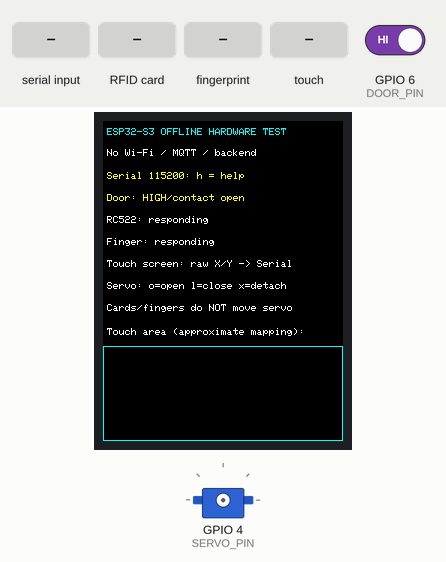
This sketch was run on a simulated ESP32-S3. Parts: 240×320 colour display, servo. The test bench sets the inputs (shaded band); at power-on: GPIO 6 (DOOR_PIN) HIGH. What the sketch prints to the serial monitor is not drawn.

Above: at 1.8 s.
1.9 s: "o\n" received over Serial
At 3.1 s:
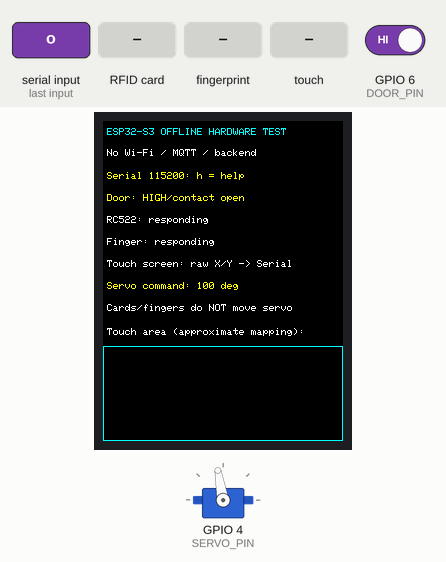
3.4 s: GPIO 6 (DOOR_PIN) driven LOW
At 3.8 s:
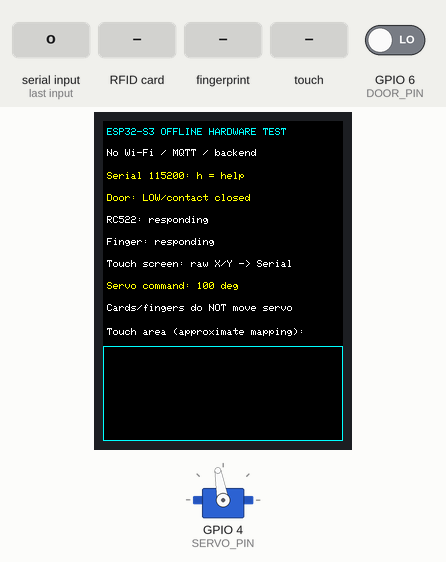
4.9 s: RFID card 5E 7A 19 C4 held to the reader
At 5.9 s:
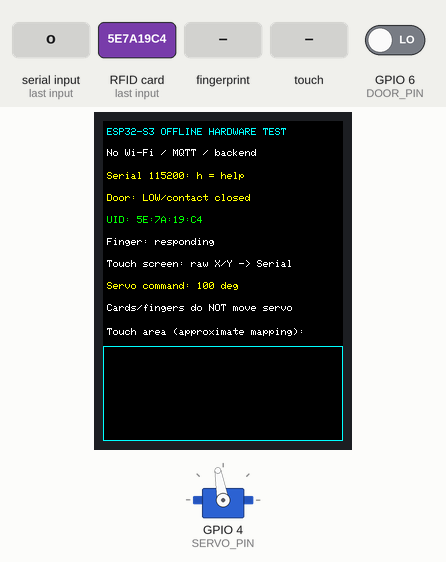
6.4 s: finger stored as number 1 placed on the sensor
At 7.2 s:
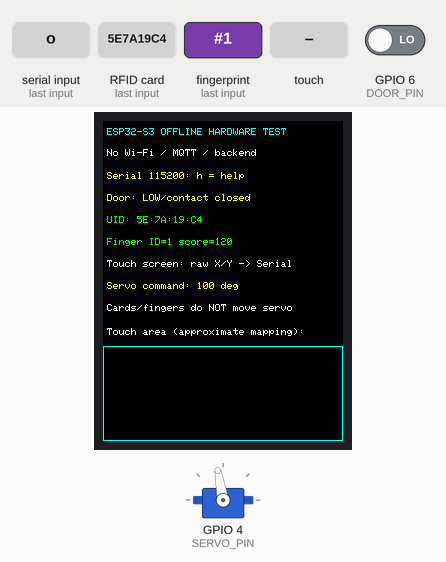
8.3 s: touch panel pressed at 13 % / 10 % of its raw x / y range
At 9.5 s:
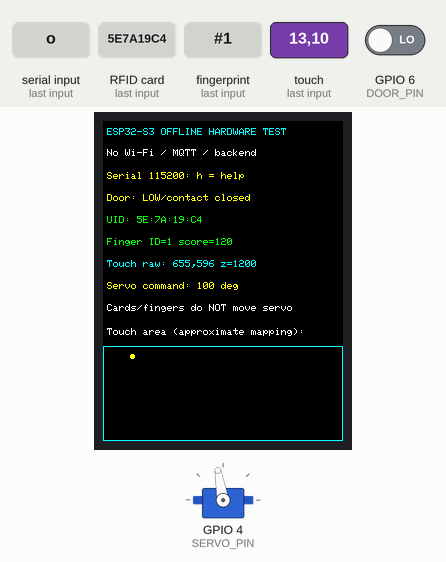
9.8 s: "d\n" received over Serial
At 11.4 s:
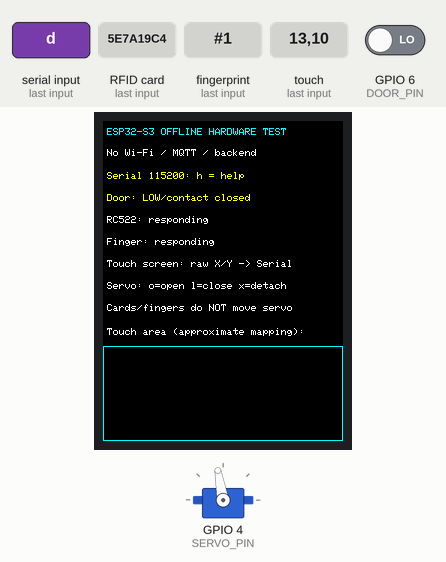
Timing chart, 0 to 12.9 s (numbered marks = the images above; inputs shaded):
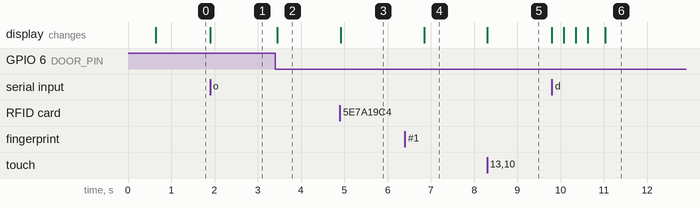

Measured:
- after the input at 1.9 s, the display: changes at once (image 1)
- after the input at 3.4 s, the display: changes after 0.05 s (image 2)
- after the input at 4.9 s, the display: changes at once (image 3)
- after the input at 6.4 s, the display: changes after 0.44 s (image 4)
- after the input at 8.3 s, the display: changes at once (image 5)
- after the input at 9.8 s, the display: first changes at once (image 6 shows a later state)

The sketch:

basic_hardware_test.ino
```cpp
/*
 * Test offline ESP32-S3 N16R8 - pinout: README(4).md (04/11/2026).
 * Arduino IDE: ESP32S3 Dev Module, Flash 16MB, PSRAM OPI,
 * USB CDC On Boot Enabled, Port COM5, Serial Monitor 115200.
 * Libraries: Adafruit GFX, Adafruit ST7735 and ST7789, Adafruit ILI9341
 * (only if LCD_ILI9341=1), XPT2046_Touchscreen, MFRC522,
 * Adafruit Fingerprint Sensor Library, ESP32Servo.
 *
 * Khong can Wi-Fi, MQTT, backend. Khong ghi/xoa mau van tay hay NVS.
 * Servo khong quay luc boot; chi quay khi go o/l. Thu servo khong tai,
 * nguon 5V rieng va chung GND; chinh goc theo co cau truoc khi lap.
 * RFID/van tay chi bao ket qua, khong tu dong mo servo.
 * Touch chi hien toa do raw + diem uoc luong, chua hieu chuan.
 * ST7789 va XPT2046 la gia dinh can xac nhan tren module thuc te.
 * Lenh Serial (khong can newline):
 * h help; s status; d RGB/display test; o servo open; l servo close;
 * x detach servo; r retry RFID/fingerprint; c calibrate door-closed level.
 */
#include <Arduino.h>
#include <SPI.h>
#include <Adafruit_GFX.h>
#ifndef LCD_ILI9341
#define LCD_ILI9341 0
#endif
#if LCD_ILI9341
#include <Adafruit_ILI9341.h>
#else
#include <Adafruit_ST7789.h>
#endif
#include <XPT2046_Touchscreen.h>
#include <MFRC522.h>
#include <Adafruit_Fingerprint.h>
#include <ESP32Servo.h>

constexpr int TFT_CS = 47, TFT_DC = 2, TFT_RST = 1;
constexpr int TOUCH_CS = 48, RFID_CS = 10, RFID_RST = 9;
constexpr int SPI_CLK = 41, SPI_MOSI = 42, SPI_MISO = 21;
constexpr int SERVO_PIN = 4, DOOR_PIN = 6, FP_RX = 17, FP_TX = 18;
constexpr int SERVO_CLOSE = 30, SERVO_OPEN = 100; // Goc thu, can chinh thuc te.
constexpr uint32_t FP_BAUD = 57600; // Doi neu module da cai baud khac.
constexpr uint16_t BLACK = 0x0000, WHITE = 0xffff, CYAN = 0x07ff;
constexpr uint16_t YELLOW = 0xffe0, RED = 0xf800, GREEN = 0x07e0, BLUE = 0x001f;

#if LCD_ILI9341
Adafruit_ILI9341 tft(&SPI, TFT_CS, TFT_DC, TFT_RST);
#else
Adafruit_ST7789 tft(&SPI, TFT_CS, TFT_DC, TFT_RST);
#endif
XPT2046_Touchscreen touch(TOUCH_CS); // Polling, khong can T_IRQ.
MFRC522 rfid(RFID_CS, RFID_RST);
HardwareSerial fpSerial(2);
Adafruit_Fingerprint finger(&fpSerial);
Servo servo;
bool rfidReady = false, fingerReady = false, fingerHeld = false;
bool touchReady = false;
int doorRaw = HIGH, doorStable = HIGH, doorClosedLevel = -1;
uint32_t doorChangedAt = 0, lastTouch = 0, lastRfid = 0, lastFinger = 0;
uint32_t servoMovedAt = 0;
bool servoPulsing = false;

// Tat ca thiet bi dung cung hardware SPI, thu vien quan ly transaction/CS.
void deselectBus() {
  digitalWrite(TFT_CS, HIGH);
  digitalWrite(TOUCH_CS, HIGH);
  digitalWrite(RFID_CS, HIGH);
}

void line(int y, const String &value, uint16_t color = WHITE) {
  tft.fillRect(0, y, 240, 17, BLACK);
  tft.setCursor(4, y + 3);
  tft.setTextSize(1);
  tft.setTextColor(color);
  tft.print(value.substring(0, 38));
}

void showDoor() {
  String state = doorStable == LOW ? "LOW/contact closed" : "HIGH/contact open";
  if (doorClosedLevel >= 0)
    state = doorStable == doorClosedLevel ? "DOOR CLOSED" : "DOOR OPEN";
  line(70, "Door: " + state, YELLOW);
  Serial.printf("[DOOR] GPIO6=%s", doorStable == LOW ? "LOW" : "HIGH");
  if (doorClosedLevel >= 0)
    Serial.print(doorStable == doorClosedLevel ? " -> CLOSED" : " -> OPEN");
  else Serial.print("; chua hieu chuan (dong cua roi go c)");
  Serial.println();
}

void home() {
  tft.fillScreen(BLACK);
  line(4, "ESP32-S3 OFFLINE HARDWARE TEST", CYAN);
  line(25, "No Wi-Fi / MQTT / backend");
  line(48, "Serial 115200: h = help", YELLOW);
  showDoor();
  line(92, rfidReady ? "RC522: responding" : "RC522: NOT detected");
  line(114, fingerReady ? "Finger: responding" : "Finger: NOT detected");
  line(136, "Touch screen: raw X/Y -> Serial");
  line(158, "Servo: o=open l=close x=detach");
  line(180, "Cards/fingers do NOT move servo");
  line(204, "Touch area (approximate mapping):");
  tft.drawRect(0, 225, 240, 95, CYAN);
}

void help() {
  Serial.println("\n=== OFFLINE HARDWARE TEST - COM5 / 115200 ===");
  Serial.println("h: help | s: status | d: RGB/TFT test");
  Serial.println("o: servo open | l: servo close | x: detach servo");
  Serial.println("r: retry RC522 + fingerprint (may wait ~1 second)");
  Serial.println("c: Dong cua/dua nam cham vao vi tri DONG, roi go c");
  Serial.println("RFID: dua the lai gan, xem UID; khong ghi the.");
  Serial.println("Finger: dat ngon tay; chup anh/tim mau da co, khong dang ky/xoa.");
  Serial.println("Touch: cham 4 goc, xem raw X/Y/Z; mapping chua hieu chuan.");
  Serial.println("Servo chi phat PWM 800ms moi lenh, sau do detach.");
}

void status() {
  Serial.printf("[SYSTEM] uptime=%lus, free heap=%u, PSRAM=%u\n",
                millis() / 1000, ESP.getFreeHeap(), ESP.getPsramSize());
  Serial.printf("[MODULES] RC522=%s Finger=%s TouchInit=%s\n",
                rfidReady ? "OK" : "FAIL", fingerReady ? "OK" : "FAIL",
                touchReady ? "OK (can cham de xac nhan)" : "FAIL");
  Serial.println("[TFT] Can quan sat man hinh de xac nhan, khong tu doc ID.");
  Serial.printf("[SERVO] PWM=%s; khong co phan hoi vi tri chot\n",
                servo.attached() ? "ON" : "OFF");
  showDoor();
}

void probeSensors() {
  deselectBus();
  rfid.PCD_Init();
  byte version = rfid.PCD_ReadRegister(MFRC522::VersionReg);
  rfidReady = version == 0x90 || version == 0x91 || version == 0x92 || version == 0x88;
  Serial.printf("[RC522] VersionReg=0x%02X -> %s\n", version,
                rfidReady ? "responding" : "unknown/absent; check 3V3, SPI, CS, RST");
  fingerReady = finger.verifyPassword();
  fingerHeld = false;
  Serial.printf("[FINGER] verifyPassword: %s (UART RX17 TX18, baud %lu)\n",
                fingerReady ? "OK" : "FAIL - check wiring/baud/password/power", FP_BAUD);
  if (fingerReady) {
    uint8_t result = finger.getTemplateCount();
    if (result == FINGERPRINT_OK) Serial.printf("[FINGER] Stored templates: %u\n", finger.templateCount);
    else Serial.printf("[FINGER] getTemplateCount error=0x%02X\n", result);
  }
}

void moveServo(int angle) {
  servo.setPeriodHertz(50);
  if (!servo.attached()) servo.attach(SERVO_PIN, 1000, 2000);
  if (!servo.attached()) { Serial.println("[SERVO] Attach FAILED"); return; }
  servo.write(angle);
  servoMovedAt = millis();
  servoPulsing = true;
  Serial.printf("[SERVO] Command angle=%d; detach after 800ms\n", angle);
  line(158, "Servo command: " + String(angle) + " deg", YELLOW);
}

void pollDoor() {
  int value = digitalRead(DOOR_PIN);
  if (value != doorRaw) { doorRaw = value; doorChangedAt = millis(); }
  if (doorStable != doorRaw && millis() - doorChangedAt >= 40) {
    doorStable = doorRaw;
    showDoor();
  }
}

void pollTouch() {
  if (!touchReady || millis() - lastTouch < 120) return;
  lastTouch = millis();
  if (!touch.touched()) return;
  TS_Point p = touch.getPoint();
  Serial.printf("[TOUCH] raw x=%d y=%d z=%d\n", p.x, p.y, p.z);
  line(136, "Touch raw: " + String(p.x) + "," + String(p.y) + " z=" + String(p.z), CYAN);
  // Chi la minh hoa. Doi mapping/dao truc sau khi hieu chuan 4 goc.
  int x = constrain(map(p.x, 200, 3900, 0, 239), 0L, 239L);
  int y = constrain(map(p.y, 200, 3900, 226, 318), 226L, 318L);
  tft.fillCircle(x, y, 2, YELLOW);
}

void pollRfid() {
  if (!rfidReady || millis() - lastRfid < 120) return;
  lastRfid = millis();
  if (!rfid.PICC_IsNewCardPresent() || !rfid.PICC_ReadCardSerial()) return;
  String uid;
  for (byte i = 0; i < rfid.uid.size; ++i) {
    if (i) uid += ':';
    if (rfid.uid.uidByte[i] < 16) uid += '0';
    uid += String(rfid.uid.uidByte[i], HEX);
  }
  uid.toUpperCase();
  rfid.PICC_HaltA();
  rfid.PCD_StopCrypto1();
  Serial.println("[RFID] UID=" + uid);
  line(92, "UID: " + uid, GREEN);
}

void pollFinger() {
  if (!fingerReady || millis() - lastFinger < 250) return;
  lastFinger = millis();
  uint8_t result = finger.getImage();
  if (result == FINGERPRINT_NOFINGER) { fingerHeld = false; return; }
  if (result != FINGERPRINT_OK) {
    Serial.printf("[FINGER] getImage error=0x%02X; go r de thu lai\n", result);
    if (result == FINGERPRINT_PACKETRECIEVEERR || result == FINGERPRINT_TIMEOUT)
      fingerReady = false; // Khong lap timeout khi module bi rut.
    return;
  }
  if (fingerHeld) return;
  fingerHeld = true;
  Serial.println("[FINGER] Image captured OK");
  result = finger.image2Tz();
  if (result != FINGERPRINT_OK) {
    Serial.printf("[FINGER] image2Tz error=0x%02X\n", result);
    line(114, "Finger: image conversion failed", YELLOW);
    return;
  }
  result = finger.fingerFastSearch();
  if (result == FINGERPRINT_OK) {
    Serial.printf("[FINGER] Match ID=%u confidence=%u\n", finger.fingerID, finger.confidence);
    line(114, "Finger ID=" + String(finger.fingerID) + " score=" + String(finger.confidence), GREEN);
  } else if (result == FINGERPRINT_NOTFOUND) {
    Serial.println("[FINGER] Capture OK, no stored match (normal if not enrolled)");
    line(114, "Finger capture OK / no match", YELLOW);
  } else {
    Serial.printf("[FINGER] Search error=0x%02X\n", result);
    line(114, "Finger search error: " + String(result), RED);
  }
}

void setup() {
  Serial.begin(115200);
  uint32_t started = millis();
  while (!Serial && millis() - started < 2000) delay(10);
  pinMode(SERVO_PIN, OUTPUT);
  digitalWrite(SERVO_PIN, LOW); // Khong attach/quay servo khi boot.
  pinMode(DOOR_PIN, INPUT_PULLUP);
  doorRaw = doorStable = digitalRead(DOOR_PIN);
  for (int cs : {TFT_CS, TOUCH_CS, RFID_CS}) {
    pinMode(cs, OUTPUT);
    digitalWrite(cs, HIGH);
  }
  SPI.begin(SPI_CLK, SPI_MISO, SPI_MOSI);
#if LCD_ILI9341
  tft.begin(20000000);
#else
  tft.init(240, 320);
  tft.setSPISpeed(20000000);
#endif
  tft.setRotation(0);
  touchReady = touch.begin(SPI);
  touch.setRotation(0);
  fpSerial.begin(FP_BAUD, SERIAL_8N1, FP_RX, FP_TX);
  delay(250); // Cho module van tay on dinh nguon.
  help();
  probeSensors();
  home();
  status();
}

void loop() {
  pollDoor();
  // Tat PWM truoc cac lenh UART co the timeout.
  if (servoPulsing && millis() - servoMovedAt >= 800) {
    servo.detach();
    servoPulsing = false;
    Serial.println("[SERVO] Detached; khong giu luc sau test");
  }
  while (Serial.available()) {
    char command = Serial.read();
    switch (command) {
      case 'h': case '?': help(); break;
      case 's': status(); break;
      case 'o': moveServo(SERVO_OPEN); break;
      case 'l': moveServo(SERVO_CLOSE); break;
      case 'x': servo.detach(); servoPulsing = false; Serial.println("[SERVO] Detached"); break;
      case 'c':
        if (digitalRead(DOOR_PIN) != doorStable || millis() - doorChangedAt < 40)
          Serial.println("[DOOR] Chua on dinh; giu nam cham yen roi go c lai");
        else { doorClosedLevel = doorStable; showDoor(); }
        break;
      case 'r':
        if (servoPulsing) Serial.println("[TEST] Doi servo detach roi go r lai");
        else { probeSensors(); home(); }
        break;
      case 'd':
        if (servoPulsing) { Serial.println("[TEST] Doi servo detach roi go d lai"); break; }
        for (uint16_t color : {RED, GREEN, BLUE, WHITE}) { tft.fillScreen(color); delay(200); }
        home();
        Serial.println("[TFT] RGB/white done; kiem tra day man, mau va chieu xoay");
        break;
      case '\r': case '\n': case ' ': break;
      default: Serial.println("Lenh khong hop le; go h"); break;
    }
  }
  pollTouch();
  pollRfid();
  if (!servoPulsing) pollFinger(); // Tranh UART timeout keo dai PWM servo.
  delay(2);
}
```
